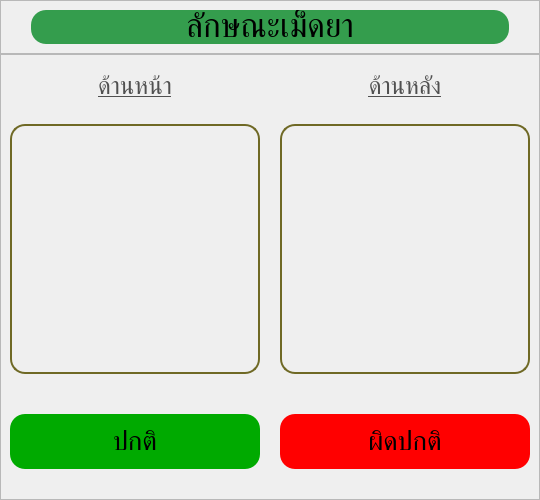
         <widget class="QWidget" name="characteristics_page">
          <layout class="QVBoxLayout" name="verticalLayout_14">
           <property name="spacing">
            <number>0</number>
           </property>
           <property name="leftMargin">
            <number>0</number>
           </property>
           <property name="topMargin">
            <number>0</number>
           </property>
           <property name="rightMargin">
            <number>0</number>
           </property>
           <property name="bottomMargin">
            <number>0</number>
           </property>
           <item>
            <widget class="QFrame" name="thickness_frame_2">
             <property name="maximumSize">
              <size>
               <width>16777215</width>
               <height>80</height>
              </size>
             </property>
             <property name="frameShape">
              <enum>QFrame::StyledPanel</enum>
             </property>
             <property name="frameShadow">
              <enum>QFrame::Raised</enum>
             </property>
             <layout class="QHBoxLayout" name="horizontalLayout_33">
              <property name="leftMargin">
               <number>30</number>
              </property>
              <property name="rightMargin">
               <number>30</number>
              </property>
              <item>
               <widget class="QLabel" name="thickness_title_2">
                <property name="maximumSize">
                 <size>
                  <width>16777215</width>
                  <height>50</height>
                 </size>
                </property>
                <property name="font">
                 <font>
                  <family>Kanit</family>
                  <pointsize>25</pointsize>
                 </font>
                </property>
                <property name="styleSheet">
                 <string notr="true">background-color: rgb(52, 157, 77);
border-radius: 15px;</string>
                </property>
                <property name="text">
                 <string>ลักษณะเม็ดยา</string>
                </property>
                <property name="alignment">
                 <set>Qt::AlignCenter</set>
                </property>
               </widget>
              </item>
             </layout>
            </widget>
           </item>
           <item>
            <widget class="QFrame" name="characteristics_frame">
             <property name="styleSheet">
              <string notr="true">QLabel {
	border: solid;
	border-width: 2px;
	border-color: rgb(111, 105, 37);
	border-radius: 15px;
	padding: 10px;
}

QPushButton {
	margin-top: 25px;
	border-radius: 15px;
}</string>
             </property>
             <property name="frameShape">
              <enum>QFrame::StyledPanel</enum>
             </property>
             <property name="frameShadow">
              <enum>QFrame::Raised</enum>
             </property>
             <layout class="QGridLayout" name="gridLayout_4">
              <property name="bottomMargin">
               <number>30</number>
              </property>
              <property name="horizontalSpacing">
               <number>20</number>
              </property>
              <property name="verticalSpacing">
               <number>15</number>
              </property>
              <item row="1" column="0">
               <widget class="QLabel" name="tablet_front_img">
                <property name="minimumSize">
                 <size>
                  <width>250</width>
                  <height>250</height>
                 </size>
                </property>
                <property name="maximumSize">
                 <size>
                  <width>250</width>
                  <height>250</height>
                 </size>
                </property>
                <property name="text">
                 <string/>
                </property>
                <property name="pixmap">
                 <pixmap resource="resource.qrc">:/assets/icon/picture_default.png</pixmap>
                </property>
                <property name="scaledContents">
                 <bool>true</bool>
                </property>
               </widget>
              </item>
              <item row="2" column="1">
               <widget class="QPushButton" name="characteristics_abnomal">
                <property name="minimumSize">
                 <size>
                  <width>120</width>
                  <height>80</height>
                 </size>
                </property>
                <property name="font">
                 <font>
                  <family>Kanit</family>
                  <pointsize>20</pointsize>
                 </font>
                </property>
                <property name="cursor">
                 <cursorShape>PointingHandCursor</cursorShape>
                </property>
                <property name="styleSheet">
                 <string notr="true">background-color: rgb(255, 0, 0);</string>
                </property>
                <property name="text">
                 <string>ผิดปกติ</string>
                </property>
                <property name="icon">
                 <iconset>
                  <normaloff>:/assets/icon/close.png</normaloff>:/assets/icon/close.png</iconset>
                </property>
                <property name="iconSize">
                 <size>
                  <width>30</width>
                  <height>30</height>
                 </size>
                </property>
               </widget>
              </item>
              <item row="2" column="0">
               <widget class="QPushButton" name="characteristics_nomal">
                <property name="minimumSize">
                 <size>
                  <width>120</width>
                  <height>80</height>
                 </size>
                </property>
                <property name="font">
                 <font>
                  <family>Kanit</family>
                  <pointsize>20</pointsize>
                 </font>
                </property>
                <property name="cursor">
                 <cursorShape>PointingHandCursor</cursorShape>
                </property>
                <property name="styleSheet">
                 <string notr="true">background-color: rgb(0, 170, 0);</string>
                </property>
                <property name="text">
                 <string>ปกติ</string>
                </property>
                <property name="icon">
                 <iconset>
                  <normaloff>:/assets/icon/confirm.png</normaloff>:/assets/icon/confirm.png</iconset>
                </property>
                <property name="iconSize">
                 <size>
                  <width>30</width>
                  <height>30</height>
                 </size>
                </property>
               </widget>
              </item>
              <item row="1" column="1">
               <widget class="QLabel" name="tablet_behind_img">
                <property name="minimumSize">
                 <size>
                  <width>250</width>
                  <height>250</height>
                 </size>
                </property>
                <property name="maximumSize">
                 <size>
                  <width>250</width>
                  <height>250</height>
                 </size>
                </property>
                <property name="text">
                 <string/>
                </property>
                <property name="pixmap">
                 <pixmap resource="resource.qrc">:/assets/icon/picture_default.png</pixmap>
                </property>
                <property name="scaledContents">
                 <bool>true</bool>
                </property>
               </widget>
              </item>
              <item row="0" column="0">
               <widget class="QLabel" name="tablet_front_label">
                <property name="maximumSize">
                 <size>
                  <width>16777215</width>
                  <height>50</height>
                 </size>
                </property>
                <property name="font">
                 <font>
                  <family>Kanit</family>
                  <pointsize>18</pointsize>
                  <bold>false</bold>
                  <underline>true</underline>
                 </font>
                </property>
                <property name="styleSheet">
                 <string notr="true">border: none;
color: rgb(80, 80, 80);</string>
                </property>
                <property name="text">
                 <string>ด้านหน้า</string>
                </property>
                <property name="alignment">
                 <set>Qt::AlignCenter</set>
                </property>
               </widget>
              </item>
              <item row="0" column="1">
               <widget class="QLabel" name="tablet_behind_label">
                <property name="maximumSize">
                 <size>
                  <width>16777215</width>
                  <height>50</height>
                 </size>
                </property>
                <property name="font">
                 <font>
                  <family>Kanit</family>
                  <pointsize>18</pointsize>
                  <bold>false</bold>
                  <underline>true</underline>
                 </font>
                </property>
                <property name="styleSheet">
                 <string notr="true">border: none;
color: rgb(80, 80, 80);</string>
                </property>
                <property name="text">
                 <string>ด้านหลัง</string>
                </property>
                <property name="alignment">
                 <set>Qt::AlignCenter</set>
                </property>
               </widget>
              </item>
             </layout>
            </widget>
           </item>
          </layout>
         </widget>
